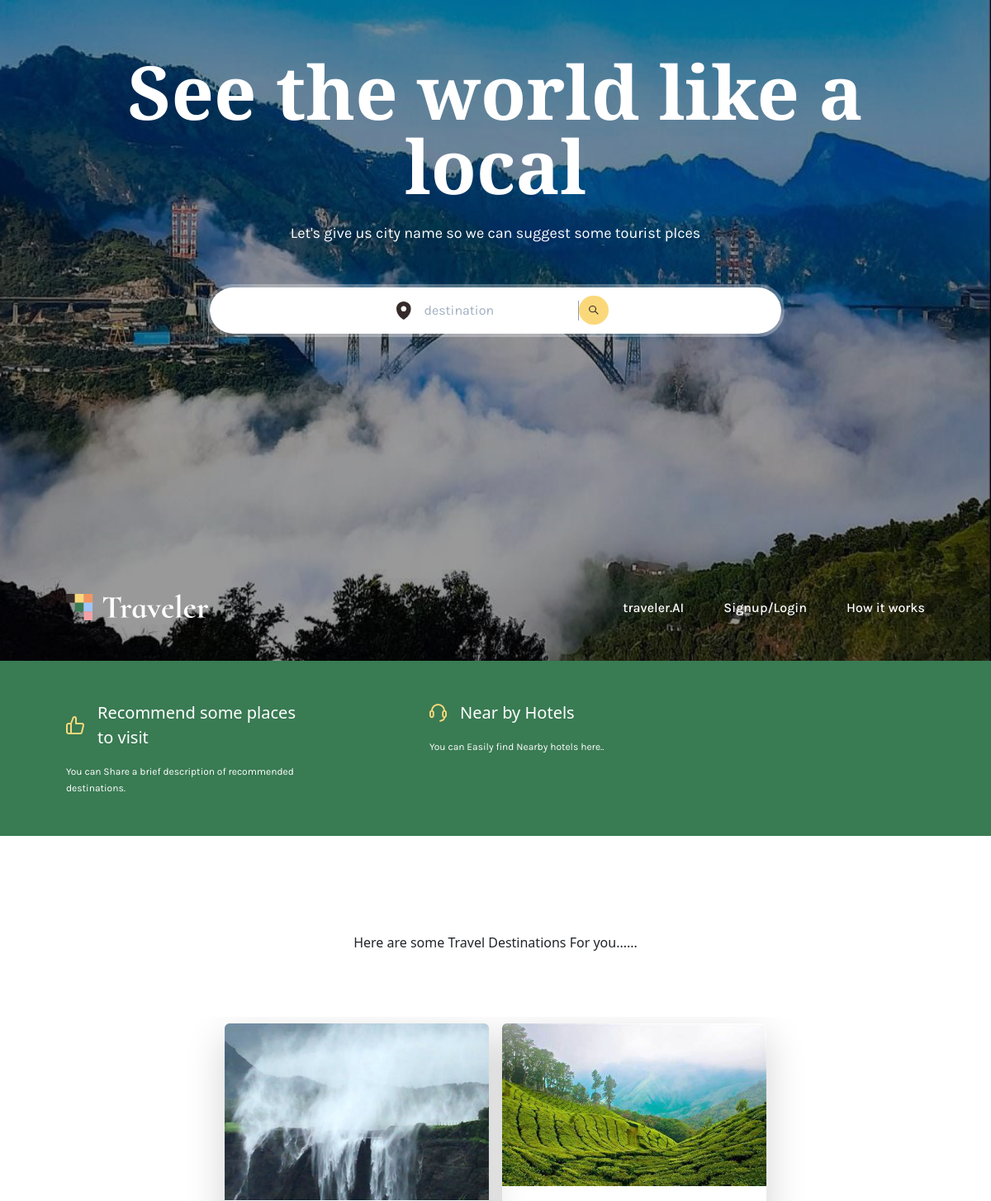
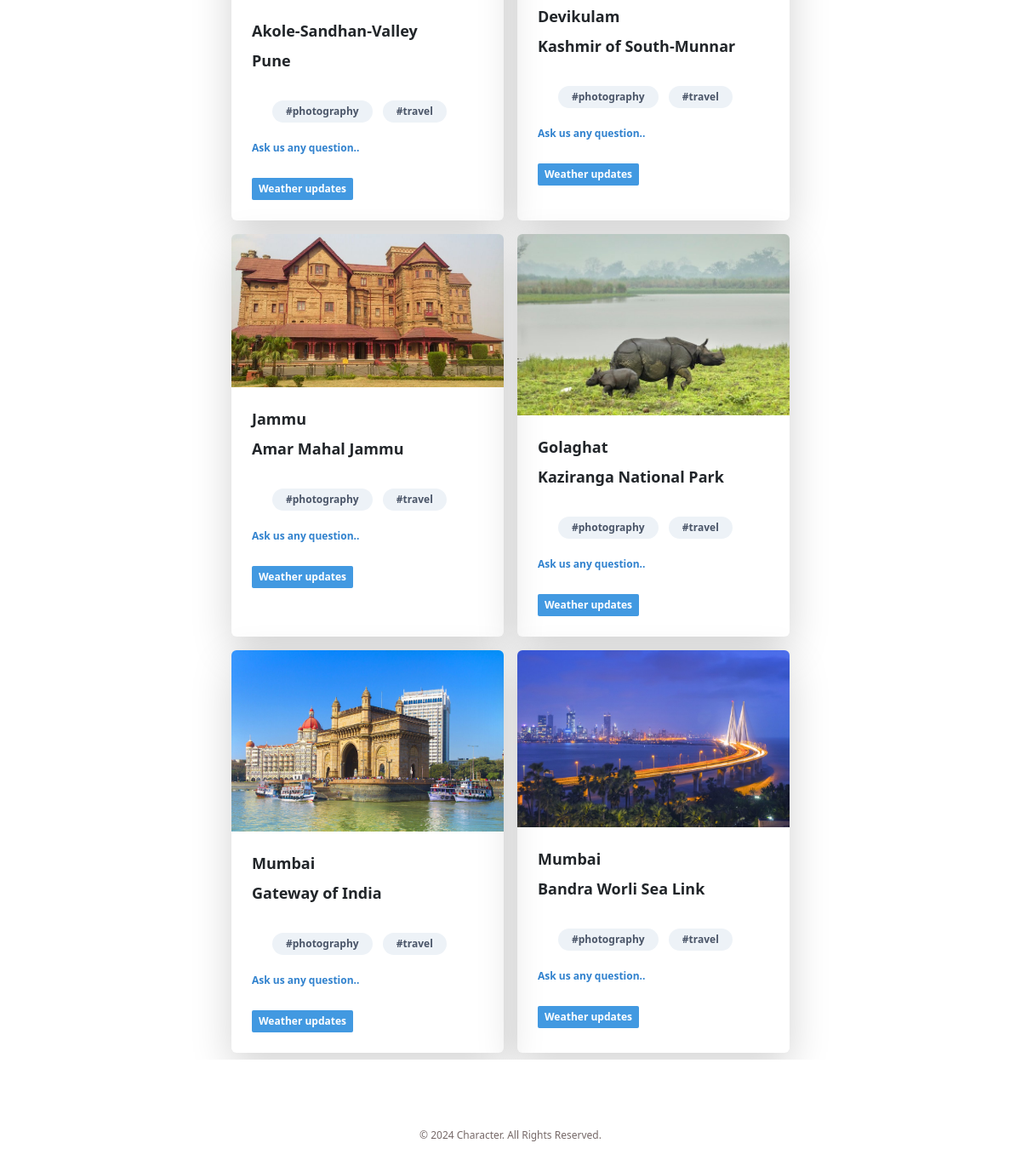
/home/, run on the app's committed database (2 pictures, top to bottom).
### travelapp/models.py (models this page shows)
class Destinations(models.Model):
    near_city=models.CharField(max_length=100)
    place=models.CharField(max_length=100)
    image=models.ImageField(upload_to='images/')
    info=models.TextField()

### travelapp/views.py (the view)
# urls.py: path('home/',views.home_page,name="home"),
def home_page(request):
        try:
            data = Destinations.objects.all()
        except Destinations.DoesNotExist:
            data = None
        return render(request, 'travelapp/home.html', {'data': data})

### templates/travelapp/home.html (shortened to what this page needs)
{%load static%}
<!DOCTYPE html>
<html lang="en">
  <head>
    <link
      rel="stylesheet"
      href="https://unpkg.com/animate.css@4.1.1/animate.css"
    />
    <link
      rel="stylesheet"
      href="https://unpkg.com/@teleporthq/teleport-custom-scripts/dist/style.css"
    />
  </head>
  <body>
    <link rel="stylesheet" href="{%static 'CSS/style.css'%}">
    <div>
      <link rel="stylesheet" href="{%static 'CSS/home.css'%}">
      <div class="home-container">
        <section class="home-hero">
          <div class="home-main"/>
            <div class="home-video">
            </div>
            <div class="home-content">
              <div class="home-center">
                <div class="home-heading">
                  <h1 class="home-header">See the world like a local</h1>
                  <p class="home-caption">
                    Let's give us city name so we can suggest some tourist plces
                  </p>
                </div>
                <div class="home-border">
                  <div class="home-filter">
                    <img
                      alt="image"
                      src="{%static "images/location.svg" %}"
                      class="home-image"
                    />
                    <form method="get" action="{% url 'get_Destinations' %}" >
                        <div class="horizontal-form">
                  <input type="text" placeholder="destination"id="near_city" name="near_city"
                  class="home-textinput input" id=" near_city " name=" near_city ">
<div class="flex items-center justify-between">
                  <button class="home-search" type="submit">
 <img
   alt="image"
   src="{%static "images/search.svg" %}"
   class="home-icon"
                  </button></div></div></div>
                  </div>
                </div>
              </div>
              <header data-thq="thq-navbar" class="home-navbar">
                <img alt="logo" src="{% static "images/logo.svg" %}" class="home-logo" />
                <div data-thq="thq-burger-menu" class="home-menu">
                  <div class="home-links">
                    <a href="{% url 'travelAi'%}" class="home-link link">traveler.AI</a>
                    <a href="{% url 'login'%}" class="home-link link">Signup/Login</a>
                    <span class="link">How it works</span>
                  </div>
                </div>
              </header>
            </div>
          </div>
          <div id="features" class="home-feaures">
            <div class="home-content01">
              <div class="feature-feature">
                <div class="feature-heading">
                  <img
                    alt="image"
                    src="{%static "images/thumbs-up.svg" %}"
                    class="feature-icon"
                  />
                  <a href="{% url 'veruser'%}"class="feature-header"><span>Recommend some places to visit</span></a>
                </div>
                <p class="feature-description">
                  <span>
                    You can Share a brief description of recommended destinations.
                  </span>
                </p>
              </div>
              <div class="feature-feature">
                <div class="feature-heading">
                  <img
                    alt="image"
                    src="{%static "images/headset.svg" %}"
                    class="feature-icon"
                  />
                  <a href="{%url 'hotel_list'%}"class="feature-header"><span>Near by Hotels</span></a>
                </div>
                <p class="feature-description">
                  <span>
                    You can Easily find Nearby hotels here..
                  </span>
                </p>
              </div>
            </div>
          </div>
        <section id="tours" class="home-quick-view">
          <div class="home-main1">
            <div class="home-heading01">
              <h1>Here are some Travel Destinations For you......</h1>
            </div>
            <link rel="stylesheet" type="text/css" href="{% static 'styles/bootstrap4/bootstrap.min.css' %}">
            <link href="{% static 'plugins/font-awesome-4.7.0/css/font-awesome.min.css' %}" rel="stylesheet" type="text/css">
            <link href="https://unpkg.com/tailwindcss@^1.0/dist/tailwind.min.css" rel="stylesheet">
              <div class="container mx-auto" >
    <div class="grid grid-cols-1 gap-4">
        <div class="flex flex-wrap overflow-x-auto justify-center">
          {% for destination in data|slice:":6" %}
            <div class="max-w-xs rounded overflow-hidden shadow-lg mx-2 my-2 flex-none" style="flex: 0 0 auto; width: calc(50% - 1rem);">
                <img class="w-full" src="{{ destination.image.url }}" alt="{{ destination.title }}">
                <div class="px-6 py-4">
                    <div class="font-bold text-lg mb-2">{{ destination.near_city }}</div>
                    <div class="font-bold text-lg mb-2">{{ destination.place }}</div>
                    <div class="px-6 pt-4 pb-2">
                        <span class="inline-block bg-gray-200 rounded-full px-3 py-1 text-xs font-semibold text-gray-700 mr-2 mb-2">#photography</span>
                        <span class="inline-block bg-gray-200 rounded-full px-3 py-1 text-xs font-semibold text-gray-700 mr-2 mb-2">#travel</span>
                    </div>
                    <a class="inline-block align-baseline font-bold text-xs text-blue-600 hover:text-blue-900" href="{% url 'new_chat' %}">
                        Ask us any question..
                    </a>
                    <br><br>
                    <form action="{% url 'currentweather' city=destination.near_city %}" method="GET">
                        <button class="bg-blue-500 hover:bg-blue-700 text-white font-bold py-1 px-2 rounded-sm focus:outline-none focus:shadow-outline text-xs" type="submit">Weather updates</button>
                    </form>
                </div>
            </div>
            {% endfor %}
        </div>
    </div>
</div>
            <span class="home-copyright">
              © 2024 Character. All Rights Reserved.
            </span>
          </div>
        </section>
  </body>
</html>

### static/CSS/style.css (style rules this page uses)
:root { --dl-color-gray-500: #595959; --dl-color-gray-700: #999999; --dl-color-gray-900: #D9D9D9; --dl-size-size-large: 144px; --dl-size-size-small: 48px; --dl-color-danger-300: #A22020; --dl-color-danger-500: #BF2626; --dl-color-danger-700: #E14747; --dl-color-gray-black: #000000; --dl-color-gray-white: #FFFFFF; --dl-size-size-medium: 96px; --dl-size-size-xlarge: 192px; --dl-size-size-xsmall: 16px; --dl-space-space-unit: 16px; --dl-color-primary-100: #003EB3; --dl-color-primary-300: #0074F0; --dl-color-primary-500: #14A9FF; --dl-color-primary-700: #85DCFF; --dl-color-success-300: #199033; --dl-color-success-500: #32A94C; --dl-color-success-700: #4CC366; --dl-size-size-xxlarge: 288px; --dl-size-size-maxwidth: 1400px; --dl-radius-radius-round: 50%; --dl-space-space-halfunit: 8px; --dl-space-space-sixunits: 96px; --dl-space-space-twounits: 32px; --dl-radius-radius-radius2: 2px; --dl-radius-radius-radius4: 4px; --dl-radius-radius-radius8: 8px; --dl-space-space-fiveunits: 80px; --dl-space-space-fourunits: 64px; --dl-space-space-threeunits: 48px; --dl-space-space-oneandhalfunits: 24px; }
.input { color: var(--dl-color-gray-black); cursor: auto; padding: 0.5rem 1rem; border-color: var(--dl-color-gray-black); border-width: 1px; border-radius: 4px; background-color: var(--dl-color-gray-white); }
.link { color: #ffffff; cursor: pointer; font-style: normal; transition: 0.3s; font-family: Karla; font-weight: 500; }

### templates/travelapp/home.html (style rules this page uses)
html { line-height: 1.15; }
body { margin: 0; }
* { box-sizing: border-box; border-width: 0; border-style: solid; }
p,li,ul,pre,div,h1,h2,h3,h4,h5,h6,figure,blockquote,figcaption { margin: 0; padding: 0; }
button { background-color: transparent; }
button,input,optgroup,select,textarea { font-family: inherit; font-size: 100%; line-height: 1.15; margin: 0; }
button,select { text-transform: none; }
button,[type="button"],[type="reset"],[type="submit"] { -webkit-appearance: button; }
a { color: inherit; text-decoration: inherit; }
input { padding: 2px 4px; }
img { display: block; }
html { scroll-behavior: smooth }
html { font-family: Karla; font-size: 16px; }
body { font-weight: 400; font-style:normal; text-decoration: none; text-transform: none; letter-spacing: normal; line-height: 1.15; color: var(--dl-color-gray-black); background-color: var(--dl-color-gray-white); }

### data on the page
Destinations: image (picture), near_city "Akole-Sandhan-Valley", place "Pune"
Destinations: image (picture), near_city "Devikulam", place "Kashmir of South-Munnar"
Destinations: image (picture), near_city "Jammu", place "Amar Mahal Jammu"
Destinations: image (picture), near_city "Golaghat", place "Kaziranga National Park"
Destinations: image (picture), near_city "Mumbai", place "Gateway of India"
Destinations: image (picture), near_city "Mumbai", place "Bandra Worli Sea Link"
